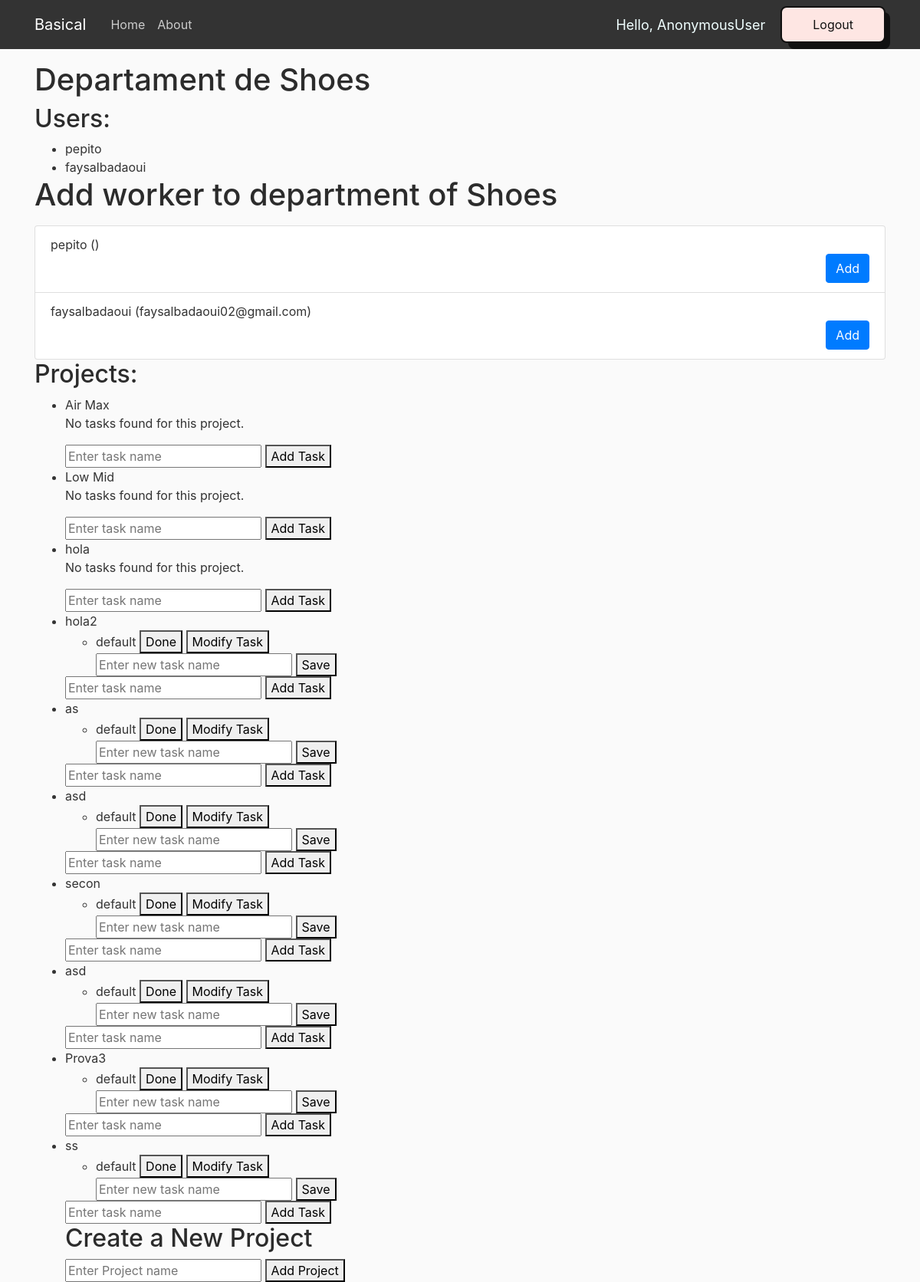
The app's page /company/1/department/1/, older data.
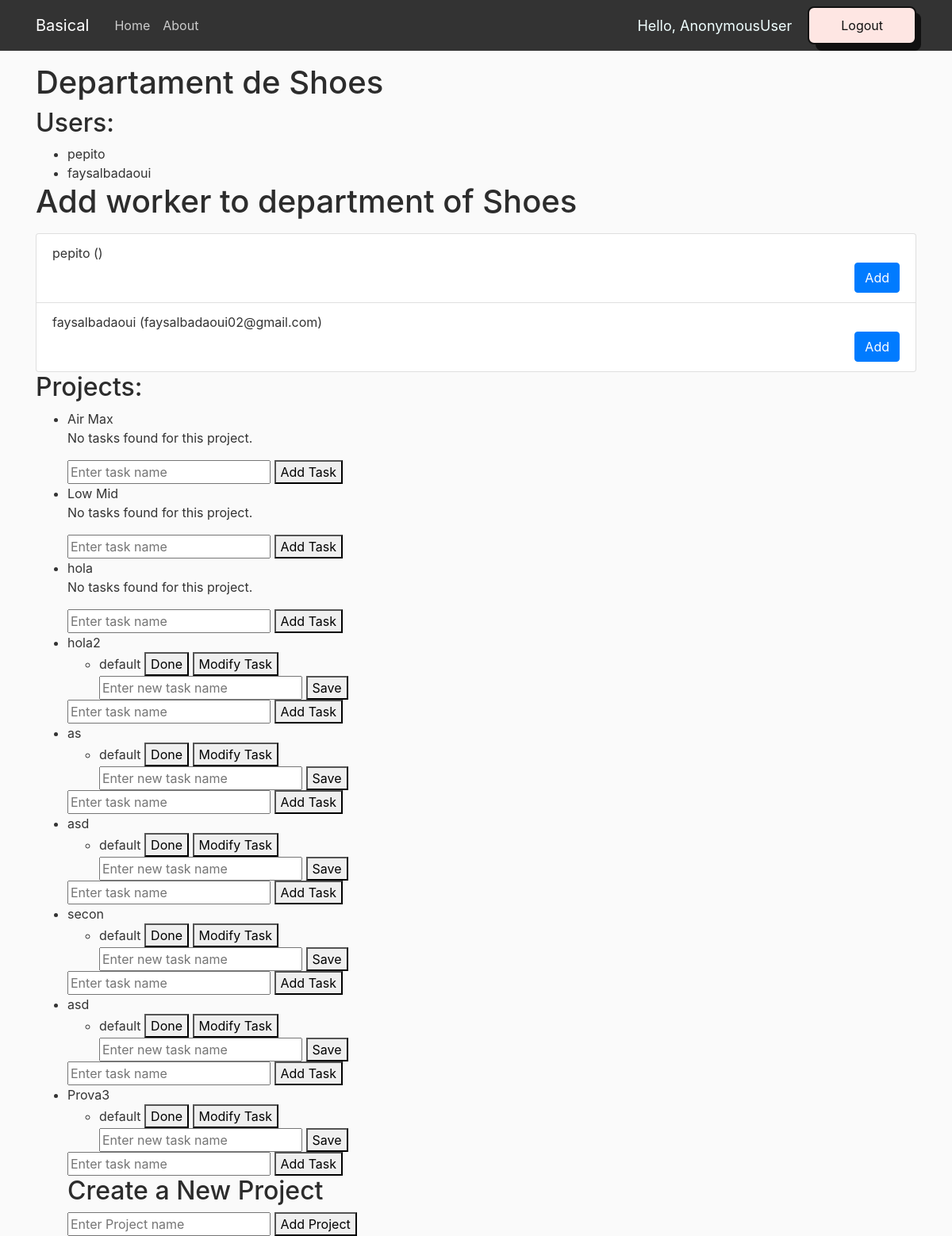
The same page, newer data.
### web/models.py (models this page shows, shortened)
class Project(models.Model):
    name = models.CharField(max_length=256)
    tasks = models.ManyToManyField(Task)
    admin = models.ForeignKey(User, on_delete=models.CASCADE, related_name="created_projects", default=User.objects.first().pk)

class Task(models.Model):
    name = models.CharField(max_length=256)

### web/views.py (the view)
# urls.py: path('company/<int:company_id>/department/<int:department_id>/', views.department_detail, name='department_detail'),
def department_detail(request, department_id, company_id):
    department = get_object_or_404(Department, pk=department_id)
    company = get_object_or_404(Company, pk=company_id)
    return render(request, 'models/department_detail.html', {'department': department, 'company': company })

### web/templates/models/department_detail.html (shortened to what this page needs)
{% load static %}
<!DOCTYPE html>
<html>
    <head>
        <link rel="stylesheet" href="https://cdn.jsdelivr.net/npm/bootstrap@4.0.0/dist/css/bootstrap.min.css">
        <link rel="stylesheet" type="text/css" href="{% static 'web/home_css.css' %}">
    </head>
    <body>
        <header class="site-header">
            <nav class="navbar navbar-expand-md navbar-dark bg-steel fixed-top">
                <div class="container">
                    <a class="navbar-brand mr-4" href="/">Basical</a>
                    <div class="collapse navbar-collapse" id="navbarToggle">
                        <div class="navbar-nav mr-auto">
                            <a class="nav-item nav-link" href="/">Home</a>
                            <a class="nav-item nav-link" href="/about">About</a>
                        </div>
                        <div class="navbar-nav">
                            <span class="hello-msg">Hello, {{request.user}}</span>
                            <a href="/logout">
                                <button class="button-56" role="button">Logout</button>
                            </a>
                        </div>
                    </div>
                </div>
            </nav>
        </header>
        <div class="container">
            <h1>Departament de {{ department.name }}</h1>
            <h2>Users:</h2>
            <ul>
            {% for user in department.users.all %}
                <li>{{ user.username }}</li>
            {% empty %}
                <p>No users found for this department.</p>
            {% endfor %}
            </ul>
            <h1>Add worker to department of {{ department.name }}</h1>
            <ul class="list-group mt-3">
                {% for user in company.workers.all %}
                <li class="list-group-item">
                    {{ user.username }} ({{ user.email }})
                    <form method="POST" action="{% url 'add_user_to_department' department_id=department.id %}">
                        <button type="submit" class="btn btn-primary float-right">Add</button>
                    </form>
                </li>
                {% endfor %}
            </ul>
            <h2>Projects:</h2>
            <ul>
                {% for project in department.projects.all %}
                    <li>{{ project.name }}</li>
                    {% if project.tasks.count > 0 %}
                        {% for task in project.tasks.all %}
                        <ul>
                            <li>
                                {{ task.name }}
                                <button class="delete-task" data-task-id="{{ task.id }}">Done</button>
                                <button class="modify-task" data-task-id="{{ task.id }}">Modify Task</button>
                                <div class="modify-task-input" style="display: block;">
                                  <input type="text" name="new-task-name" placeholder="Enter new task name">
                                  <button class="save-modified-task" data-task-id="{{ task.id }}">Save</button>
                                </div>
                              </li>
                        </ul>
                        {% endfor %}
                    {% else %}
                        <p>No tasks found for this project.</p>
                    {% endif %}
                    <form class="add-task-form" data-project-id="{{ project.id }}">
                        <input type="text" name="task-name" placeholder="Enter task name">
                        <button type="submit">Add Task</button>
                    </form>
                {% empty %}
                    <p>No projects found for this department.</p>
                {% endfor %}
                {% block content %}
                <h2>Create a New Project</h2>
                <form class="add-project-form" data-department-id="{{ department.id }}">
                    <input type="text" name="project-name" placeholder="Enter Project name">
                    <button type="submit">Add Project</button>
                </form>
                {% endblock %}
            </ul>
        </div>
    </body>
</html>

Row changes from the older to the newer data that the page shows:
removed Project: name "ss"
no longer on this page (row unchanged): Task: name "default", shown under "ss"
